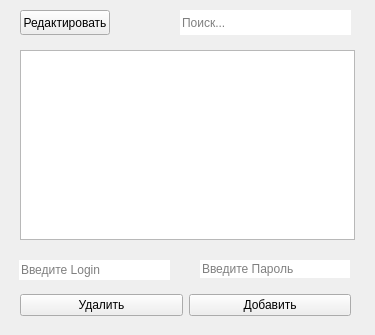
<?xml version="1.0" encoding="UTF-8"?>
<ui version="4.0">
 <class>Admin_panel</class>
 <widget class="QWidget" name="Admin_panel">
  <property name="windowModality">
   <enum>Qt::NonModal</enum>
  </property>
  <property name="geometry">
   <rect>
    <x>0</x>
    <y>0</y>
    <width>375</width>
    <height>335</height>
   </rect>
  </property>
  <property name="windowTitle">
   <string>Панель администратора</string>
  </property>
  <widget class="QTableView" name="tableView_data">
   <property name="geometry">
    <rect>
     <x>20</x>
     <y>50</y>
     <width>335</width>
     <height>190</height>
    </rect>
   </property>
  </widget>
  <widget class="QLineEdit" name="lineEdit_search">
   <property name="geometry">
    <rect>
     <x>180</x>
     <y>10</y>
     <width>171</width>
     <height>25</height>
    </rect>
   </property>
   <property name="frame">
    <bool>false</bool>
   </property>
   <property name="placeholderText">
    <string>Поиск...</string>
   </property>
  </widget>
  <widget class="QLineEdit" name="lineEdit_new_admin_login">
   <property name="geometry">
    <rect>
     <x>19</x>
     <y>260</y>
     <width>151</width>
     <height>20</height>
    </rect>
   </property>
   <property name="frame">
    <bool>false</bool>
   </property>
   <property name="placeholderText">
    <string>Введите Login</string>
   </property>
  </widget>
  <widget class="QLineEdit" name="lineEdit_new_admin_password">
   <property name="geometry">
    <rect>
     <x>200</x>
     <y>260</y>
     <width>150</width>
     <height>18</height>
    </rect>
   </property>
   <property name="frame">
    <bool>false</bool>
   </property>
   <property name="placeholderText">
    <string>Введите Пароль</string>
   </property>
  </widget>
  <widget class="QPushButton" name="btn_edit">
   <property name="geometry">
    <rect>
     <x>20</x>
     <y>10</y>
     <width>90</width>
     <height>25</height>
    </rect>
   </property>
   <property name="cursor">
    <cursorShape>PointingHandCursor</cursorShape>
   </property>
   <property name="text">
    <string>Редактировать</string>
   </property>
  </widget>
  <widget class="QWidget" name="">
   <property name="geometry">
    <rect>
     <x>20</x>
     <y>290</y>
     <width>331</width>
     <height>31</height>
    </rect>
   </property>
   <layout class="QHBoxLayout" name="horizontalLayout">
    <item>
     <widget class="QPushButton" name="btn_delete">
      <property name="cursor">
       <cursorShape>PointingHandCursor</cursorShape>
      </property>
      <property name="text">
       <string>Удалить</string>
      </property>
     </widget>
    </item>
    <item>
     <widget class="QPushButton" name="btn_add">
      <property name="cursor">
       <cursorShape>PointingHandCursor</cursorShape>
      </property>
      <property name="text">
       <string>Добавить</string>
      </property>
     </widget>
    </item>
   </layout>
  </widget>
 </widget>
 <resources/>
 <connections/>
</ui>
